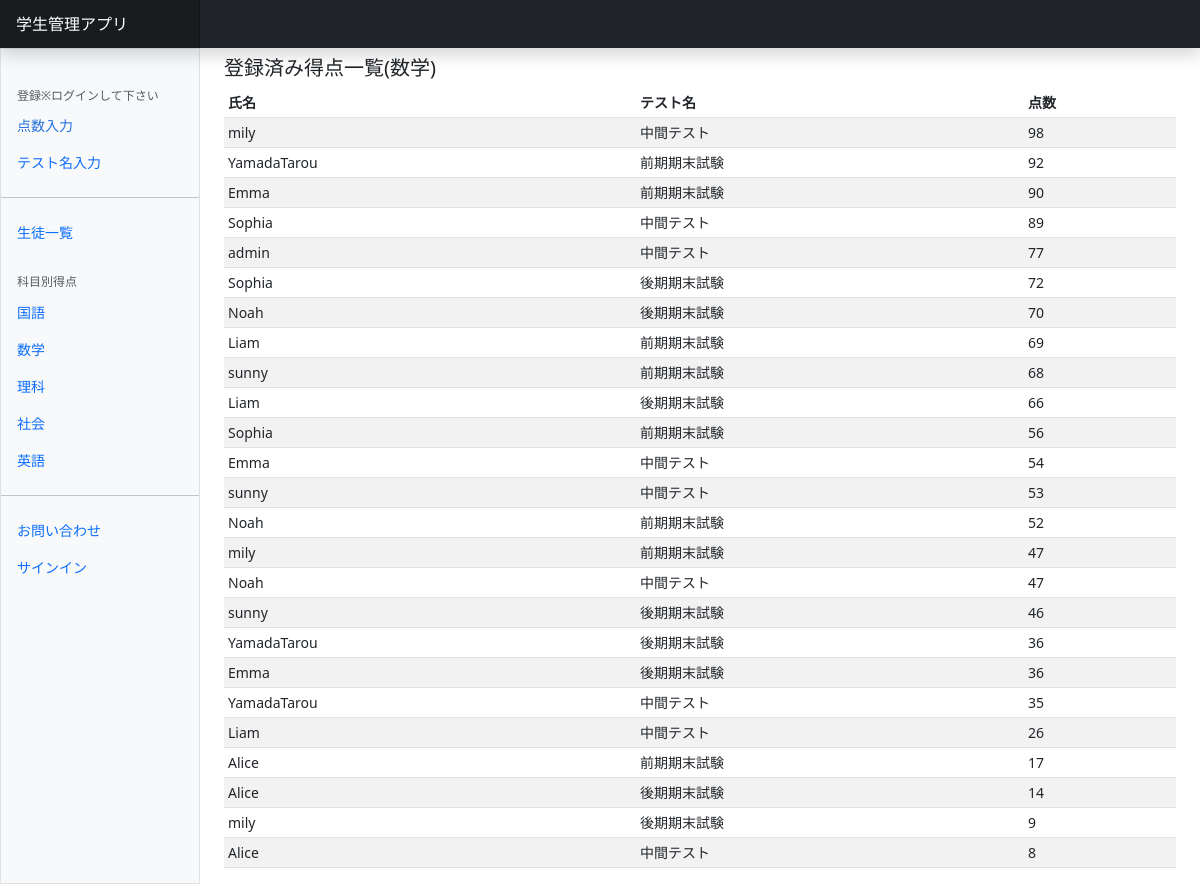
Screenshot of /Mathlist/ with the database file from the repository.
### scoreapp/models.py (models this page shows)
class Student(models.Model):
    user = models.ForeignKey(
        CustomUser,
        verbose_name='氏名',
        on_delete=models.CASCADE
    )
    testtitle = models.ForeignKey(
        Testtitle,
        verbose_name='テスト名',
        on_delete=models.CASCADE
    )
    Japanese = models.IntegerField(
        verbose_name='国語',
        validators=[validators.MinValueValidator(0),
                    validators.MaxValueValidator(100),
                    validators.RegexValidator(
                        message='正しい得点を入力してください',
                    )]
    )
    Math = models.IntegerField(
        verbose_name='数学',
        validators=[validators.MinValueValidator(0),
                    validators.MaxValueValidator(100),
                    validators.RegexValidator(
                        message='正しい得点を入力してください',
                    )]
    )
    Science = models.IntegerField(
        verbose_name='理科',
        validators=[validators.MinValueValidator(0),
                    validators.MaxValueValidator(100),
                    validators.RegexValidator(
                        message='正しい得点を入力してください',
                    )]
    )
    Sociology = models.IntegerField(
        verbose_name='社会',
        validators=[validators.MinValueValidator(0),
                    validators.MaxValueValidator(100),
                    validators.RegexValidator(
                        message='正しい得点を入力してください',
                    )]
    )
    English = models.IntegerField(
        verbose_name='英語',
        validators=[validators.MinValueValidator(0),
                    validators.MaxValueValidator(100),
                    validators.RegexValidator(
                        message='正しい得点を入力してください',
                    )]
    )

class Testtitle(models.Model):
    title = models.CharField(
        verbose_name='テスト名',
        max_length=50
    )
    def __str__(self):
        return self.title

### accounts/models.py (models this page shows)
class CustomUser(AbstractUser):
    pass

### scoreapp/views.py (the view)
class MathView(ListView):
    template_name = 'Math.html'
    queryset = Student.objects.order_by('-Math')

### scoreapp/templates/Math.html (shortened to what this page needs)
{% extends 'base.html' %}
{% load static %}
{% block contents %}
<h5>登録済み得点一覧(数学)</h5>
<div class="table-responsive small">
    <table class="table table-striped table-sm">
      <thead>
        <tr>
          <th scope="col">氏名</th>
          <th scope="col">テスト名</th>
          <th scope="col">点数</th>
        </tr>
      </thead>
      <tbody>
        {% for record in object_list %}
        <tr>
          <td>{{record.user.username}}</td>
          <td>{{record.testtitle}}</td>
          <td>{{record.Math}}</td>
        </tr>
        {% endfor %}
      </tbody>
    </table>
  </div>
{% endblock %}

### rows the page displays
Student: user.username "mily", testtitle "中間テスト", Math "98"
Student: user.username "YamadaTarou", testtitle "前期期末試験", Math "92"
Student: user.username "Emma", testtitle "前期期末試験", Math "90"
Student: user.username "Sophia", testtitle "中間テスト", Math "89"
Student: user.username "admin", testtitle "中間テスト", Math "77"
Student: user.username "Sophia", testtitle "後期期末試験", Math "72"
Student: user.username "Noah", testtitle "後期期末試験", Math "70"
Student: user.username "Liam", testtitle "前期期末試験", Math "69"
Student: user.username "sunny", testtitle "前期期末試験", Math "68"
Student: user.username "Liam", testtitle "後期期末試験", Math "66"
Student: user.username "Sophia", testtitle "前期期末試験", Math "56"
Student: user.username "Emma", testtitle "中間テスト", Math "54"
Student: user.username "sunny", testtitle "中間テスト", Math "53"
Student: user.username "Noah", testtitle "前期期末試験", Math "52"
Student: user.username "mily", testtitle "前期期末試験", Math "47"
Student: user.username "Noah", testtitle "中間テスト", Math "47"
Student: user.username "sunny", testtitle "後期期末試験", Math "46"
Student: user.username "YamadaTarou", testtitle "後期期末試験", Math "36"
Student: user.username "Emma", testtitle "後期期末試験", Math "36"
Student: user.username "YamadaTarou", testtitle "中間テスト", Math "35"
Student: user.username "Liam", testtitle "中間テスト", Math "26"
Student: user.username "Alice", testtitle "前期期末試験", Math "17"
Student: user.username "Alice", testtitle "後期期末試験", Math "14"
Student: user.username "mily", testtitle "後期期末試験", Math "9"
Student: user.username "Alice", testtitle "中間テスト", Math "8"
